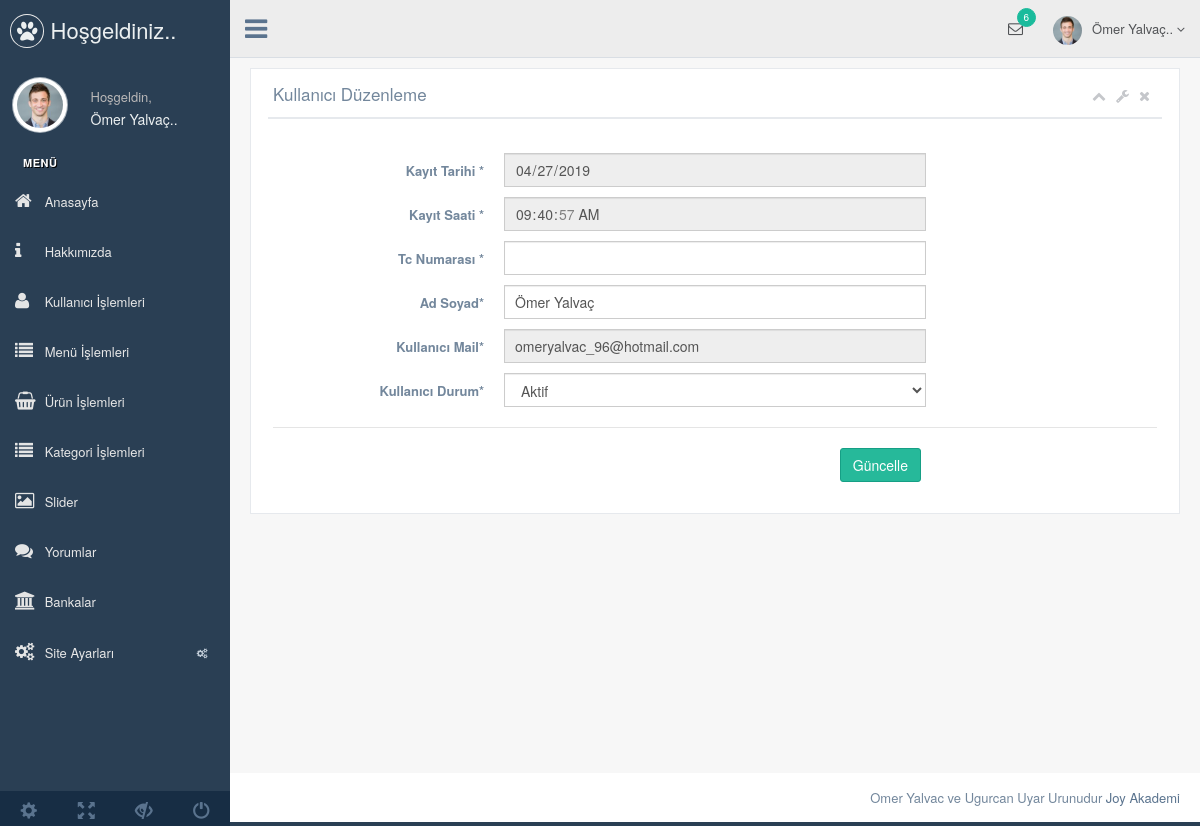
The page /admin/production/kullanici-duzenle.php?kullanici_id=139 (signed in) on the database as committed earlier.
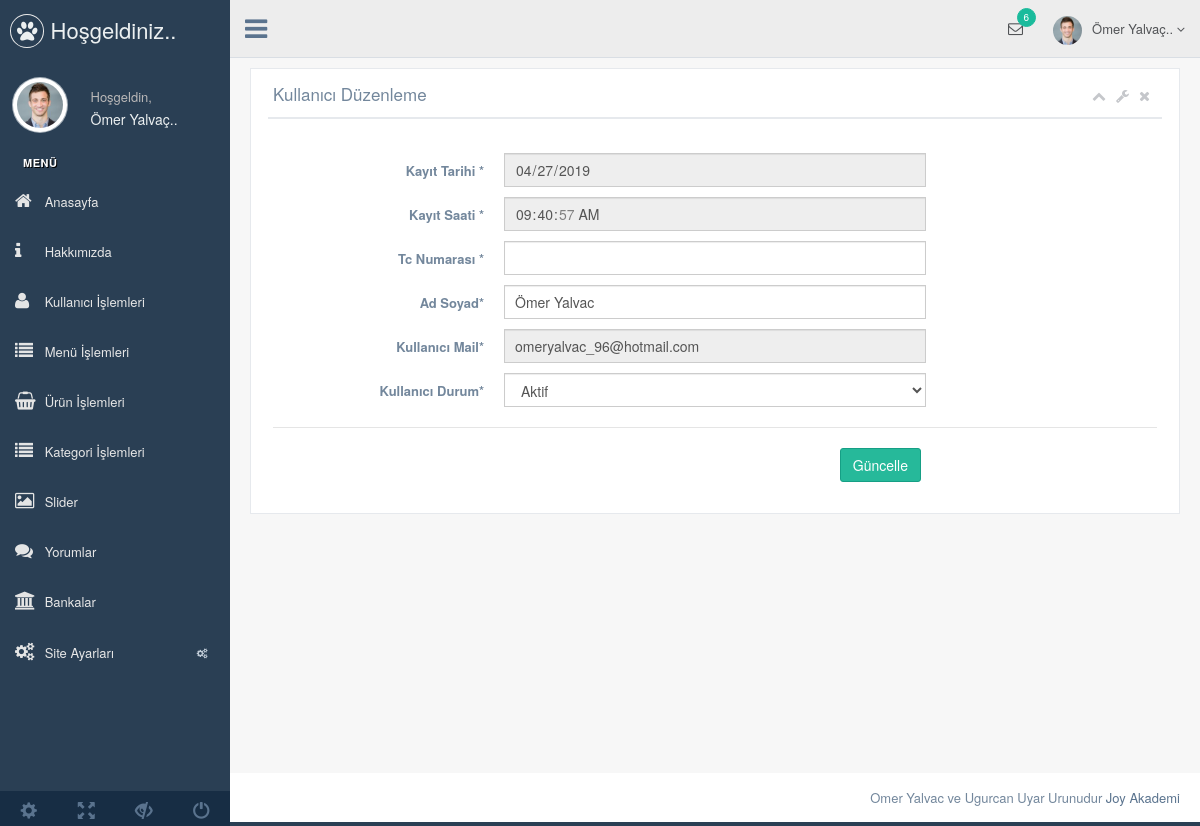
The same page on the database as committed later.
### tables this page shows
CREATE TABLE `kullanici` (
  `kullanici_id` int(11) NOT NULL,
  `kullanici_zaman` datetime NOT NULL DEFAULT CURRENT_TIMESTAMP,
  `kullanici_resim` varchar(250) NOT NULL,
  `kullanici_tc` varchar(50) NOT NULL,
  `kullanici_ad` varchar(50) NOT NULL,
  `kullanici_mail` varchar(100) NOT NULL,
  `kullanici_gsm` varchar(50) NOT NULL,
  `kullanici_password` varchar(50) NOT NULL,
  `kullanici_adsoyad` varchar(50) NOT NULL,
  `kullanici_adres` varchar(250) NOT NULL,
  `kullanici_il` varchar(100) NOT NULL,
  `kullanici_ilce` varchar(100) NOT NULL,
  `kullanici_unvan` varchar(100) NOT NULL,
  `kullanici_yetki` varchar(50) NOT NULL,
  `kullanici_durum` int(1) NOT NULL DEFAULT '1'
);

### admin/production/kullanici-duzenle.php (the view, shortened to what the changed rows need)
<?php include 'header.php';
$kullanicisor=$db->prepare("SELECT * FROM kullanici where kullanici_id=:id");
$kullanicisor->execute(array(
  'id' => $_GET['kullanici_id']
));
$kullanicicek=$kullanicisor->fetch(PDO::FETCH_ASSOC);
?>
        <div class="right_col" role="main">
          <div class="">
            <div class="row">
              <div class="col-md-12 col-sm-12 col-xs-12">
                <div class="x_panel">
                  <div class="x_title">
                    <h2>Kullanıcı Düzenleme </h2>
                  </div>
                  <div class="x_content">
                    <br />
                    <form action="../netting/islem.php" method="POST" id="demo-form2" data-parsley-validate class="form-horizontal form-label-left">
                    <?php
                    $zaman=explode(" ",$kullanicicek['kullanici_zaman']);
                    ?>
                    <div class="form-group">
                        <div class="col-md-6 col-sm-6 col-xs-12">
                          <input type="date" id="first-name" name="kullanici_zaman" disabled="" value="<?php echo $zaman[0]; ?>" required="required" class="form-control col-md-7 col-xs-12">
                        </div>
                      </div>
                      <div class="form-group">
                        <div class="col-md-6 col-sm-6 col-xs-12">
                          <input type="time" id="first-name" name="kullanici_zaman" disabled="" value="<?php echo $zaman[1]; ?>" required="required" class="form-control col-md-7 col-xs-12">
                        </div>
                      </div>
                      <div class="form-group">
                        <div class="col-md-6 col-sm-6 col-xs-12">
                          <input type="text" id="first-name" name="kullanici_adsoyad" value="<?php echo $kullanicicek['kullanici_adsoyad'] ?>" required="required" class="form-control col-md-7 col-xs-12">
                        </div>
                      </div>
                      <div class="form-group">
                        <div class="col-md-6 col-sm-6 col-xs-12">
                          <input type="text" id="first-name" name="kullanici_mail" disabled="" value="<?php echo $kullanicicek['kullanici_mail'] ?>" required="required" class="form-control col-md-7 col-xs-12">
                        </div>
                      </div>
                      <div class="form-group">
                        <div class="col-md-6 col-sm-6 col-xs-12">
                         <select id="heard" class="form-control" name="kullanici_durum" required>
                        <option value="1" <?php echo $kullanicicek['kullanici_durum']=='1' ? 'selected=""' : ''; ?>> Aktif </option>
                        </select>
                        </div>
                      </div>
                    </form>
                  </div>
                </div>
              </div>
            </div>
          </div>
        </div>
     <?php include 'footer.php';
     ?>

Rows that differ between the two databases and show on the page:
changed kullanici "omeryalvac_96@hotmail.com": kullanici_adsoyad "Ömer Yalvaç" → "Ömer Yalvac"
